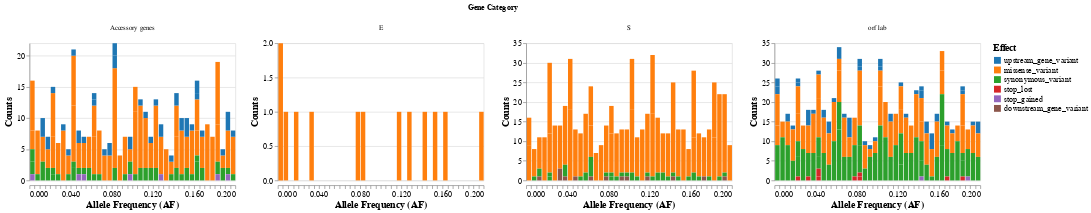

The notebook cell this image was saved under:
### Markdown cell above
### Plots

### Code cell
#  make altair plot AF freq 

alt_data = pd.DataFrame()
for gene, gene_data in gene_categories.items():
    effects = gene_data['EFFECT'].unique()
    for effect in effects:
        effect_data = gene_data[gene_data['EFFECT'] == effect]['AF']
        hist, edges = np.histogram(effect_data, bins=bin_edges)
        df = pd.DataFrame({
            'Counts': hist,
            'Allele Frequency': edges[:-1],
            'Gene': gene,
            'Effect': effect
        })
        alt_data = pd.concat([alt_data, df], ignore_index=True)

# set color scheme
color_scheme = alt.Scale(domain=list(alt_data['Effect'].unique()), scheme='category10')

# make plot
plot = alt.Chart(alt_data).mark_bar().encode(
    alt.X('Allele Frequency:Q', bin=alt.Bin(maxbins=n_bins), title='Allele Frequency (AF)'),
    alt.Y('Counts:Q', title='Counts'),
    alt.Color('Effect:N', scale=color_scheme, legend=alt.Legend(title="Effect"))
).properties(
    width=300,
    height=200
).facet(
    column=alt.Column('Gene:N', title='Gene Category')
).resolve_scale(
    y='independent'
).configure_title(
    fontSize=20,
    font='Arial',
    anchor='start',
    color='black'
).configure_axis(
    labelFontSize=12,
    titleFontSize=14
).configure_legend(
    titleFontSize=14,
    labelFontSize=12
)


plot.display()

### Figure 1 — Vega-Lite specification as saved in the notebook (floating-point values rounded to 4 significant figures; data arrays with more than 128 entries replaced by an {"elided": "..."} marker saying what was removed)
{"config": {"view": {"continuousWidth": 300, "continuousHeight": 300}, "axis": {"labelFontSize": 12, "titleFontSize": 14}, "legend": {"labelFontSize": 12, "titleFontSize": 14}, "title": {"anchor": "start", "color": "black", "font": "Arial", "fontSize": 20}}, "data": {"name": "data-5477a4d6407c3a7199e4672a0fa986ff"}, "facet": {"column": {"field": "Gene", "title": "Gene Category", "type": "nominal"}}, "spec": {"mark": {"type": "bar"}, "encoding": {"color": {"field": "Effect", "legend": {"title": "Effect"}, "scale": {"domain": ["upstream_gene_variant", "missense_variant", "synonymous_variant", "stop_lost", "stop_gained", "downstream_gene_variant"], "scheme": "category10"}, "type": "nominal"}, "x": {"bin": {"maxbins": 50}, "field": "Allele Frequency", "title": "Allele Frequency (AF)", "type": "quantitative"}, "y": {"field": "Counts", "title": "Counts", "type": "quantitative"}}, "height": 200, "width": 300}, "resolve": {"scale": {"y": "independent"}}, "$schema": "https://vega.github.io/schema/vega-lite/v5.17.0.json", "datasets": {"data-5477a4d6407c3a7199e4672a0fa986ff": {"elided": "650 records"}}}
